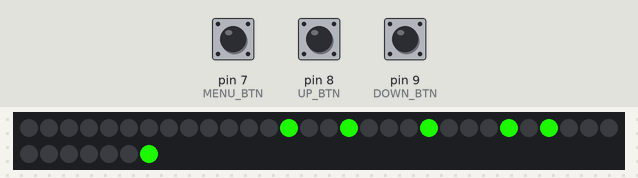
Bench run of a sketch on a simulated Arduino Uno, built with avr-gcc and run on an emulated ATmega328P. On the bench: 37 RGB LEDs in strip order, left to right, continuing on the next row. The inputs (shaded band) are chosen by the test bench; at power-on: pin 7 (MENU_BTN) HIGH, pin 9 (DOWN_BTN) HIGH, pin 8 (UP_BTN) HIGH. The local clock reads 2024-03-15 10:24:30 at power-on unless the sketch sets it; EEPROM starts erased.

Above: at 1.2 s.
1.3 s: pin 7 (MENU_BTN) pulled LOW for 0.15 s
2.0 s: pin 9 (DOWN_BTN) pulled LOW for 0.15 s
At 2.6 s:
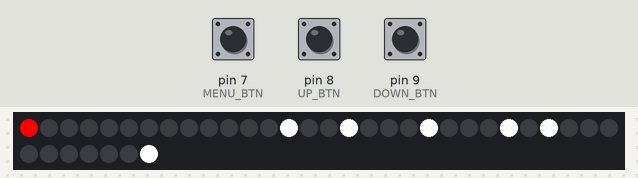
3.6 s: pin 8 (UP_BTN) pulled LOW for 0.15 s
At 4.22 s:
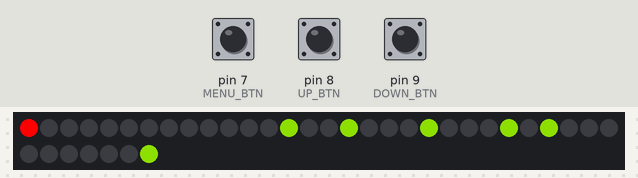
4.3 s: pin 7 (MENU_BTN) pulled LOW for 1 s
At 5.84 s:
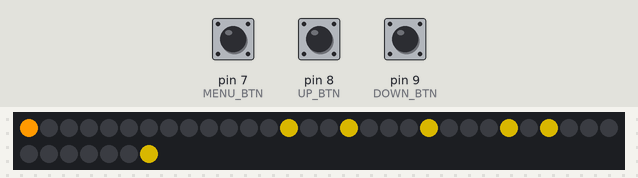
5.9 s: pin 7 (MENU_BTN) pulled LOW for 0.15 s
At 6.5 s:
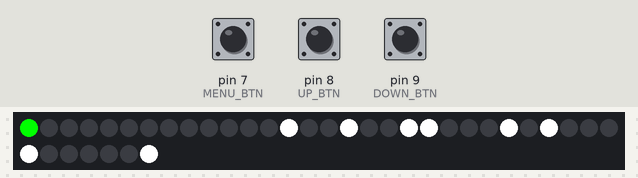
8.7 s: pin 7 (MENU_BTN) pulled LOW for 3.2 s
At 9.1 s:
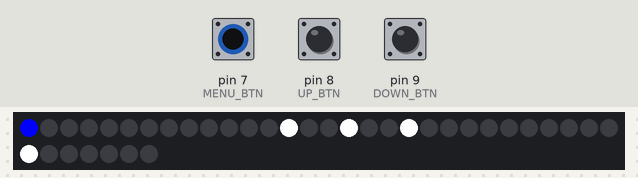
Timing chart, 0 to 11.7 s (numbered marks = the images above; inputs shaded):
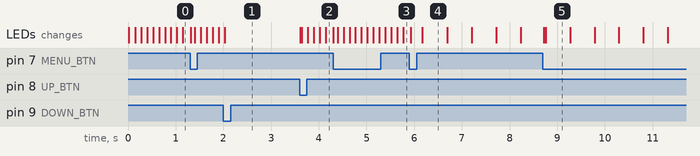

The sketch:

hangul_clock.ino
```cpp
#include <Adafruit_NeoPixel.h>
#include <EEPROM.h>
#include "RTClib.h"

#define BRIGHTNESS_ADDRESS  0
#define EFFECT_ADDRESS      1

#define MENU_BTN    7
#define UP_BTN      8
#define DOWN_BTN    9

#define NEO_PIN         3
#define BRIGHTNESS_STEP 20
#define DEFAULT_BRIGHTNESS 180
#define BRIGHTNESS_MIN  35
#define BRIGHTNESS_MAX  255

extern volatile unsigned long timer0_millis;

#define RAINBOW       0
#define RED           1
#define BLUE          2
#define GREEN         3
#define YELLOW_GREEN  4
#define PURPLE        5
#define PINK          6
#define YELLOW        7
#define SKY           8
#define WHITE         9
#define EFFECT_COUNT  10

RTC_DS1307 rtc;
DateTime nowTime;
Adafruit_NeoPixel strip = Adafruit_NeoPixel(37, NEO_PIN, NEO_GRB + NEO_KHZ800); //mode 1 + clock 36
const uint8_t ledMatrix[36] PROGMEM = {
  6,  5,  4,  3,  2,  1,
  7,  8,  9,  10, 11, 12,
  18, 17, 16, 15, 14, 13,
  19, 20, 21, 22, 23, 24,
  30, 29, 28, 27, 26, 25,
  31, 32, 33, 34, 35, 36
};

typedef struct _led {
  uint8_t row;
  uint8_t col;
  uint32_t color;
} Led;

Led leds[10];
uint8_t ledCnt = 0;

#define effectUpdateTime 120
uint8_t effect = RAINBOW;
int brightness = 180;

boolean pMenu, pUp, pDown, menu, up, down, timeChanged;

typedef enum {
  TIME_UPDATE, SET_MODE, SET_BRIGHT, SET_HOUR, SET_MINUTE, CONFIG_COUNT
}Config;
Config config = TIME_UPDATE;

void setup() {
  if (!rtc.begin()) {
    while (1);
  }
  //rtc.adjust(DateTime(__DATE__, __TIME__)); //연결된 PC 시간이랑 연동, 업로드시 주석해제후 1회 업로드한뒤 주석하고 다시 1회 업로드

  brightness = EEPROM.read(BRIGHTNESS_ADDRESS);
  if(brightness < BRIGHTNESS_MIN){
    brightness = DEFAULT_BRIGHTNESS;
    EEPROM.update(BRIGHTNESS_ADDRESS, brightness);
  }

  effect = EEPROM.read(EFFECT_ADDRESS);
  if(effect >= EFFECT_COUNT){
    effect = RAINBOW;
    EEPROM.update(EFFECT_ADDRESS, effect);
  }

  strip.begin();
  strip.setBrightness(brightness);              //min : 30    max : 255
  strip.show();

  pinMode(MENU_BTN, INPUT_PULLUP);
  pinMode(UP_BTN, INPUT_PULLUP);
  pinMode(DOWN_BTN, INPUT_PULLUP);
}

void loop() {
  selectConfig();
  delay(5);

  updateClock();
  delay(5);
}

void timeUpdate() {
  if (timeChanged == false) return;
  timeChanged = false;
  rtc.adjust(DateTime(nowTime.year(), nowTime.month(), nowTime.day(), nowTime.hour(), nowTime.minute(), 0));
}

void selectConfig() {
  menu = !digitalRead(MENU_BTN);
  up = !digitalRead(UP_BTN);
  down = !digitalRead(DOWN_BTN);

  if (menu && !pMenu) {
    config = (Config)(config+1);
    if (config >= CONFIG_COUNT)config = TIME_UPDATE;
  }

  switch (config) {
    case TIME_UPDATE: timeUpdate(); strip.setPixelColor(0, 0x000000); strip.show(); break;
    case SET_MODE:    setMode();    strip.setPixelColor(0, 0xFF0000); strip.show(); break;
    case SET_BRIGHT:  setBright();  strip.setPixelColor(0, 0xFF9900); strip.show(); break;
    case SET_HOUR:    setHour();    strip.setPixelColor(0, 0x00FF00); strip.show(); break;
    case SET_MINUTE:  setMinute();  strip.setPixelColor(0, 0x0000FF); strip.show(); break;
  }

  pMenu = menu;
  pUp = up;
  pDown = down;
}

void setMode() {
  if (up && !pUp) {
    if (effect == EFFECT_COUNT - 1) effect = RAINBOW;
    else effect++;
    EEPROM.update(EFFECT_ADDRESS, effect);
  }
  else if (down && !pDown) {
    if (effect == RAINBOW) effect = EFFECT_COUNT - 1;
    else effect--;
    EEPROM.update(EFFECT_ADDRESS, effect);
  }
}

void setBright() {
  if (up && !pUp) {
    brightness += BRIGHTNESS_STEP;
    if (brightness > BRIGHTNESS_MAX) brightness = BRIGHTNESS_MAX;
    strip.setBrightness(brightness);
    EEPROM.update(BRIGHTNESS_ADDRESS, brightness);
  }
  else if (down && !pDown) {
    brightness -= BRIGHTNESS_STEP;
    if (brightness < BRIGHTNESS_MIN) brightness = BRIGHTNESS_MIN;
    strip.setBrightness(brightness);
    EEPROM.update(BRIGHTNESS_ADDRESS, brightness);
  }
}

void setHour() {
  if (up && !pUp) {
    timeChanged = true;
    if(nowTime.hour()%24==23) rtc.adjust(nowTime-TimeSpan(0, 23, 0, 0));
    else rtc.adjust(nowTime+TimeSpan(0, 1, 0, 0));
  }
  else if (down && !pDown) {
    timeChanged = true;
    if(nowTime.hour()%24==0) rtc.adjust(nowTime+TimeSpan(0, 23, 0, 0));
    else rtc.adjust(nowTime-TimeSpan(0, 1, 0, 0));
  }
}

void setMinute() {
  if (up && !pUp) {
    timeChanged = true;
    if(nowTime.minute()==59) rtc.adjust(nowTime-TimeSpan(0, 0, 59, 0));
    else rtc.adjust(nowTime+TimeSpan(0, 0, 1, 0));
  }
  else if (down && !pDown) {
    timeChanged = true;
    if(nowTime.minute()==0) rtc.adjust(nowTime+TimeSpan(0, 0, 59, 0));
    else rtc.adjust(nowTime-TimeSpan(0, 0, 1, 0));
  }
}

void updateClock() {
  nowTime = rtc.now();
  uint8_t hour = nowTime.hour()%24;
  uint8_t minute = nowTime.minute();
  uint8_t minute10 = minute / 10;
  uint8_t minute1 = minute % 10;

  if((nowTime.second() < 5) || ((config == SET_HOUR) || (config == SET_MINUTE))){
    ledOn(3, 0);
    if (hour < 12)
      ledOn(4, 0);
    else
      ledOn(5, 0);
  }

  ledOn(2, 5);
  if(hour > 12) hour -= 12;
  switch (hour) {
    case 1:  ledOn(0, 0);              break;
    case 2:  ledOn(0, 1);              break;
    case 3:  ledOn(0, 2);              break;
    case 4:  ledOn(0, 3);              break;
    case 5:  ledOn(0, 4); ledOn(0, 5); break;
    case 6:  ledOn(1, 0); ledOn(1, 1); break;
    case 7:  ledOn(1, 2); ledOn(1, 3); break;
    case 8:  ledOn(1, 4); ledOn(1, 5); break;
    case 9:  ledOn(2, 0); ledOn(2, 1); break;
    case 10: ledOn(2, 2);              break;
    case 11: ledOn(2, 2); ledOn(2, 3); break;
    case 0:
    case 12: ledOn(2, 2); ledOn(2, 4); break;
  }

  if (minute > 0)ledOn(5, 5);
  if (minute10) {
    ledOn(3, 5);
    if (minute10 > 1)ledOn(3, minute10 - 1);
  }
  if (minute1) {
    if (minute1 < 6)ledOn(4, minute1);
    else ledOn(5, minute1 - 5);
  }

  showTime();
}

void ledOn(uint8_t row, uint8_t col) {
  leds[ledCnt].row = row;
  leds[ledCnt].col = col;
  ledCnt++;
}

void showTime() {
  static uint8_t color = 0;
  static uint16_t effectTime = millis(), timeChangeBlinkTime = 0;
  static boolean stripState = false;
  for(uint8_t i=1; i<37; i++) strip.setPixelColor(i, 0);

  uint16_t currTime = millis();

  if (currTime - timeChangeBlinkTime > 500) {
    timeChangeBlinkTime = currTime;
    stripState = !stripState;
  }

  for (register uint8_t i = 0; i < ledCnt; i++) {
    if ((config == SET_HOUR) || (config == SET_MINUTE)) {
      if (config == SET_MINUTE) {
        if((leds[i].row < 3) || (leds[i].col < 1))leds[i].color = 0xFFFFFF;
        else leds[i].color = stripState ? 0 : 0xFFFFFF;
      }
      else if (config == SET_HOUR) {
        if(leds[i].row > 2) leds[i].color = 0xFFFFFF;
        else leds[i].color = stripState ? 0 : 0xFFFFFF;
      }
    }
    else {
      switch (effect) {
        case RAINBOW:       leds[i].color = wheel(color);         break;
        case RED:           leds[i].color = 0xFF0000;             break;
        case BLUE:          leds[i].color = 0x0000FF;             break;
        case GREEN:         leds[i].color = 0x00FF00;             break;
        case YELLOW_GREEN:  leds[i].color = 0x57A639;             break;
        case PURPLE:        leds[i].color = 0x6F00CC;             break;
        case PINK:          leds[i].color = 0xFF3399;             break;
        case YELLOW:        leds[i].color = 0xFF9900;             break;
        case SKY:           leds[i].color = 0x00FFFF;             break;
        case WHITE:         leds[i].color = 0xFFFFFF;             break;
      }
    }
    strip.setPixelColor(pgm_read_byte(ledMatrix+leds[i].row*6+leds[i].col), leds[i].color);
  }

  strip.show();
  for (uint8_t i = 0; i < ledCnt; i++) leds[i].row = leds[i].col = leds[i].color = 0;
  ledCnt = 0;


  if ((currTime - effectTime) > effectUpdateTime) {
    effectTime = currTime;
    color++;
  }
  if (currTime > 60000) timer0_millis = effectTime = timeChangeBlinkTime = 0;
}

uint32_t wheel(uint8_t n) {
  if (n < 85) {
    return strip.Color(n * 3, 255 - n * 3, 0);
  } else if (n < 170) {
    n -= 85;
    return strip.Color(255 - n * 3, 0, n * 3);
  } else {
    n -= 170;
    return strip.Color(0, n * 3, 255 - n * 3);
  }
}
```

Measured:
- after the input at 2.0 s, the LEDs: change at once (image 1)
- after the input at 3.6 s, the LEDs: first change at once (image 2 shows a later state)
- after the input at 4.3 s, the LEDs: first change at once (image 3 shows a later state)
- after the input at 5.9 s, the LEDs: first change at once (image 4 shows a later state)
- after the input at 8.7 s, the LEDs: first change at once (image 5 shows a later state)
